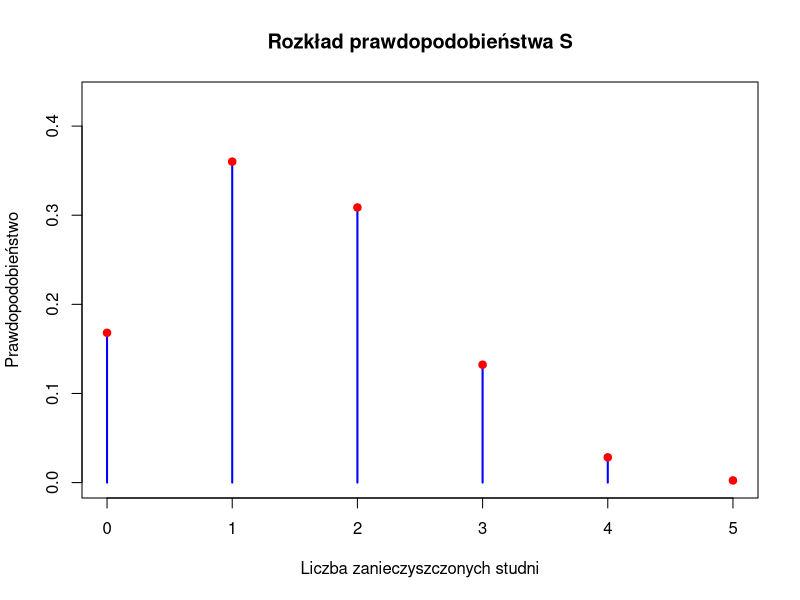
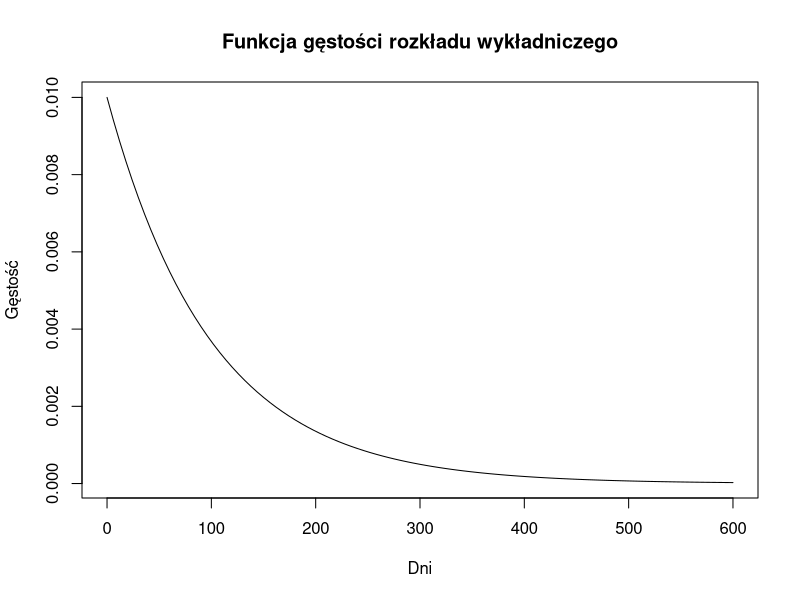
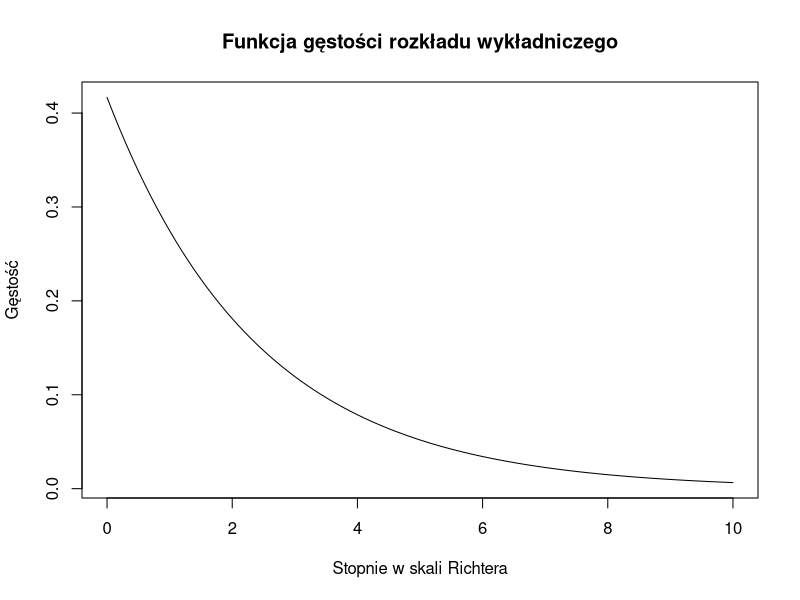
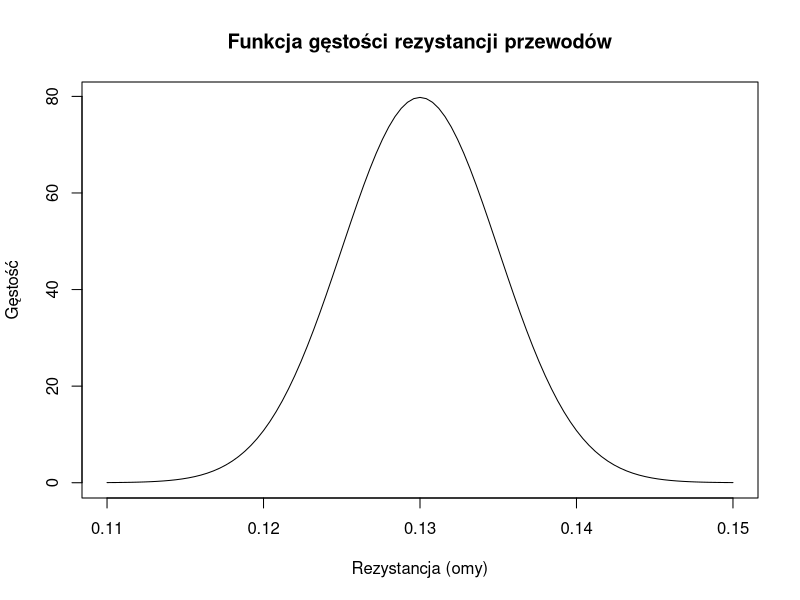
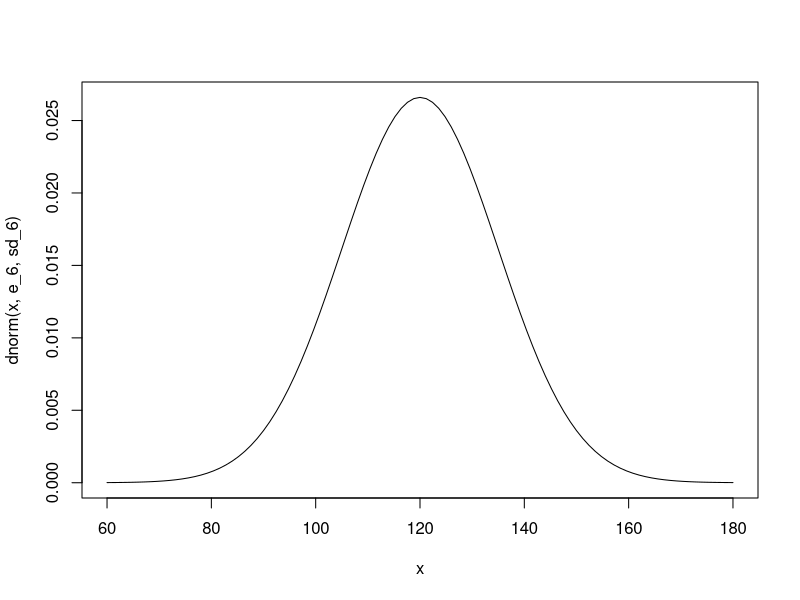

Write the R code that produced these figures, in order.
#1 - rozkład dwumianowy B(n=5, p=0.3)

k <- c(0:5)  # Możliwe wartości S
probabilities <- dbinom(k, size = 5, prob = 0.3)  # Prawdopodobieństwa dla tych wartości


rbind(k, probabilities)
# Rysowanie wykresu
plot(k, probabilities, type = "h", lwd = 2, col = "blue", main = "Rozkład prawdopodobieństwa S", xlab = "Liczba zanieczyszczonych studni", ylab = "Prawdopodobieństwo", ylim = c(0, max(probabilities) * 1.2))
points(k, probabilities, pch = 19, col = "red")

# (i) Prawdopodobieństwo, że dokładnie 3 studnie są zanieczyszczone
P_3 <- dbinom(3, size = 5, prob = 0.3)

# (ii) Prawdopodobieństwo, że co najmniej 3 studnie są zanieczyszczone
# Można to obliczyć jako dopełnienie prawdopodobieństwa, że mniej niż 3 studnie są zanieczyszczone
P_at_least_3 <- 1 - pbinom(2, size = 5, prob = 0.3) #1 - dystrybuanta dla X=2

# (iii) Prawdopodobieństwo, że mniej niż 3 studnie są zanieczyszczone
P_less_than_3 <- pbinom(2, size = 5, prob = 0.3)

#2 - rozkład dwumianowy B(n=8, p=0.9)
x=c(0:8)

# (a) P(B=8)
p_b_8 <- dbinom(8, size = 8, prob = 0.9)
p_all <- dbinom(x, 8, 0.9)
rbind(x, p_all)

# (b) P(B=7)
p_b_7 <- dbinom(7, size = 8, prob = 0.9)

# (c) P(B>5)
p_b_5 <- 1 - dbinom(5, size = 8, prob = 0.9)

# (d) E(B) - wartość oczekiwana rozkładu dwumianowego: n*p
e_b <- 8 * 0.9 #średnia liczba żarówek z 8 wylosowanych, która będzie świecić przez 500 godzin
#przeciętnie możemy spodziewać się n*p żarówek przekraczających żywotność 500 godzin
e_b <- sum(x*p_all) #inna wersja
# (e) SD(B) - odchylenie standardowe rozkładu dwumianowego: sqrt(n*p*(1-p)) - 
sd_b <- sqrt(8 * 0.9 * (1 - 0.9)) #jak bardzo liczba żarówek, które będą świecić dłużej niż 500 godzin, może różnić się od średniej
#możemy spodziewać się, że przeciętnie żywotność powyżej 500 godzin będzie odchylała się od średniej o 1 żarówkę

#3 - rozkład wykładniczy
lambda <- 0.01 #parametr określający tempo występowania zdarzenia

curve(dexp(x, rate = lambda), from = 0, to = 600, xlab = "Dni", ylab = "Gęstość",
      main = "Funkcja gęstości rozkładu wykładniczego")

# (a) Prawdopodobieństwo, że pojedyncze ogniwo przeżyje co najmniej 200 dni
p_a <- 1 - pexp(200, rate = lambda)

# (b) Prawdopodobieństwo, że pojedyncze ogniwo ulegnie awarii przed upływem 100 dni
p_b <- pexp(100, rate = lambda)

# (c) Prawdopodobieństwo, że pojedyncze ogniwo ulegnie awarii przed upływem 500 dni
p_c <- pexp(500, rate = lambda)

#4 - rozkład wykładniczy
lambda <- 1/2.4 #ponieważ lambda jest odwrotnością średniej w rozkładzie wykładniczym

curve(dexp(x, rate=lambda), from=0, to=10, main="Funkcja gęstości rozkładu wykładniczego", xlab="Stopnie w skali Richtera", ylab="Gęstość")

#trzęsienie ziemi większe niż 3 w skali richtera
p_gt_3 <- 1 - pexp(3, rate=lambda)

#trzęsienie ziemi w przedziale 2-3
p_23 <- pexp(3, rate=lambda) - pexp(2, rate=lambda)

#sprawdzenie za pomocą całki
f <- function(x) x*lambda*exp(-lambda*x)
result <- integrate(f, lower=0, upper = Inf)
result$value

#5 - rozkład normalny

avg <- 0.13
sigma <- 0.005

curve(dnorm(x, mean=avg, sd=sigma), from=avg - 4 * sigma, to=avg + 4 * sigma, main="Funkcja gęstości rezystancji przewodów", xlab="Rezystancja (omy)", ylab="Gęstość")

# Dolny i górny limit rezystancji
dolny_limit <- 0.12
gorny_limit <- 0.14

# Obliczanie prawdopodobieństwa spełnienia wymagań
p_ohm <- pnorm(gorny_limit, mean=avg, sd=sigma) - pnorm(dolny_limit, mean=avg, sd=sigma)
p_ohm

#6 - rozkład normalny (zmieniamy godziny na minuty)
e_6 = 120
sd_6  = 15

curve(dnorm(x, e_6, sd_6), from = e_6 - 4*sd_6, to = e_6 + 4 * sd_6)

p_151 <- pnorm(135, e_6, sd_6) - pnorm(111, e_6, sd_6)

#7 - rozkład normalny
e_7 = 46.8
sd_7 = 1.75
# (a) wynosi co najwyżej 50km/h

pr7_a = pnorm(50, e_7, sd_7)

# (b) wynosi co najmniej 48km/h
pr7_b = 1 - pnorm(48, e_7, sd_7)


#8 - rozkład dokładny zmiennej losowej = rozkład dwumianowy, który możemy przybliżyć za pomocą rozkładu normalnego z powodu dużej próby
# próba: 100, 

n = 100
p = 0.25

#P(X<=15)
pbinom(15, n, p)
#przybliżony rozkład normalny (aproksymacyjny)
pnorm(15, n*p, sqrt(n*p*(1-p)))

#9 
mu = 200
sigma = 10
n = 25
# (a)
#avR ma rozkład N(mu, sig/sqrt(n))
#P(199<avR<202)

p_9_a = pnorm(202, mu, sigma/sqrt(n)) - pnorm(199, mu, sigma/sqrt(n))

# (b)

# T = X1 + X2 + ... + Xn ~`N(np*mu sqrt(n)*sigma) -> tj. rozkład T

#P(T<=5100)
p_9_b = pnorm(5100, n*mu, sqrt(n)*sigma)

#10 - znów używamy przybliżenia za pomocą rozkładu normalnego
#avR ma rozkład N(mu, sig/sqrt(n))
#P(198<avR<206)

mu = 202
sigma = 14
n = 64

p_10 = pnorm(206, mu, sigma/sqrt(n)) - pnorm(198, mu, sigma/sqrt(n))

#11 

mu = 0.5
sigma = 0.2
n = 100
e = mu*n

p_11 = 1 - pnorm(47, e, sqrt(n)*sigma)



time = c(8, 12, 26, 10, 23, 21, 16, 22, 18, 17, 36, 9)
mean(time)